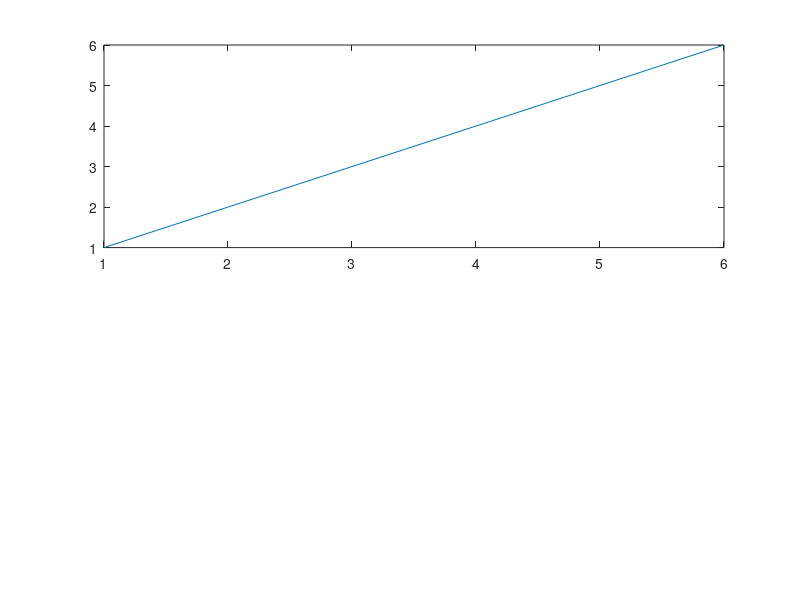

Here is the MATLAB script that generated this plot: (Note: this script raises an error after producing the figure.)
%% xTickLabelRename
% Rename tick labels on x axis sequentially
%% Syntax
%% Description
%
% <html>
% </html>
%% Example
%%
%
vecToBeLabeled=3:3:20;
n=length(vecToBeLabeled);
subplot(2,1,1);
plot(1:n, 1:n);
xTickLabelRename(vecToBeLabeled);
subplot(2,1,2);
vecToBeLabeled={'\pi', '2^5', 'e^{-3}', '\alpha'};
n=length(vecToBeLabeled);
subplot(2,1,2);
plot(1:n, 1:n);
xTickLabelRename(vecToBeLabeled);
%% See Also
% <xTickLabelRotate_help.html xTickLabelRotate>.
